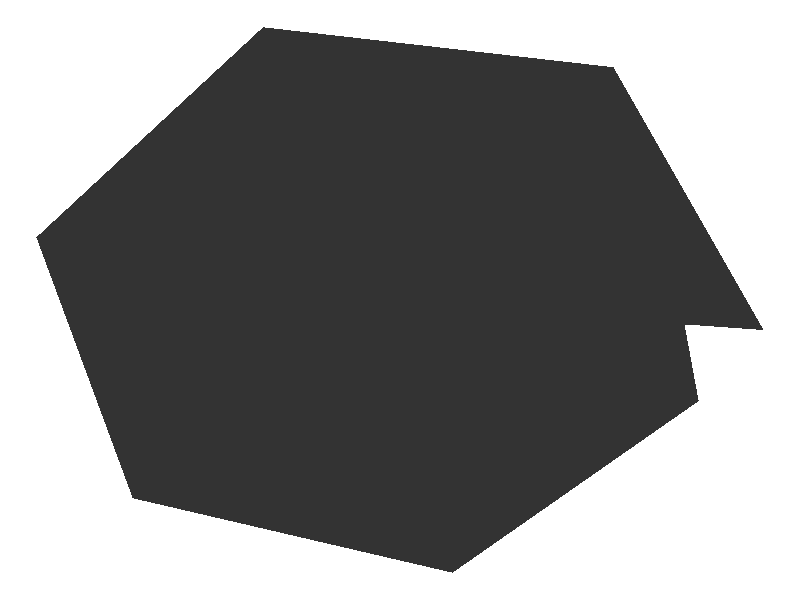
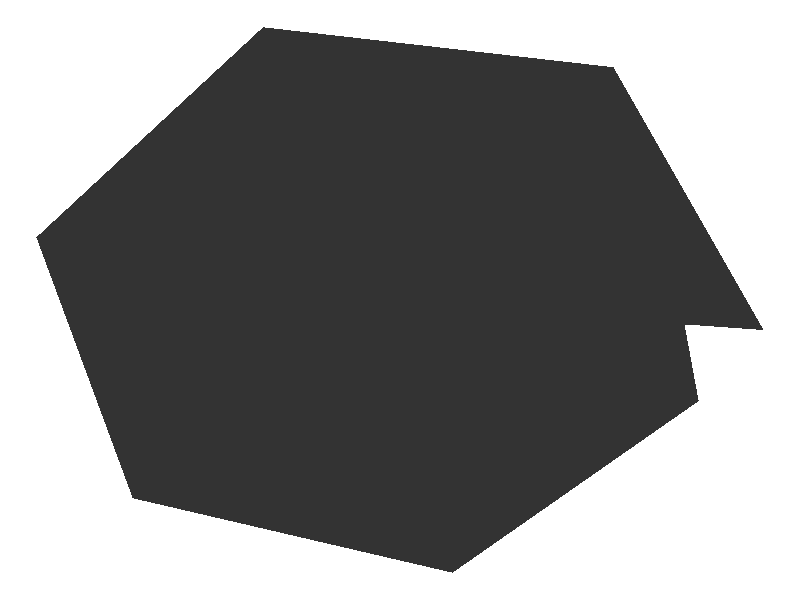
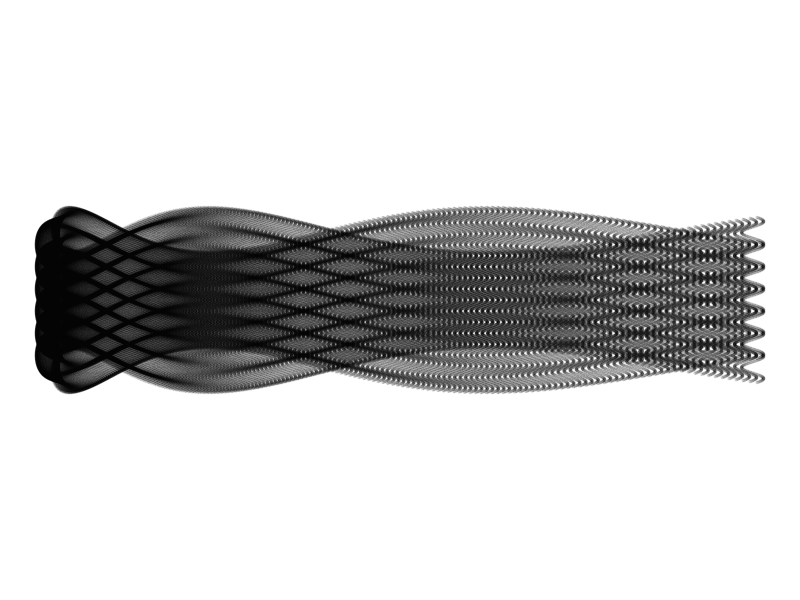
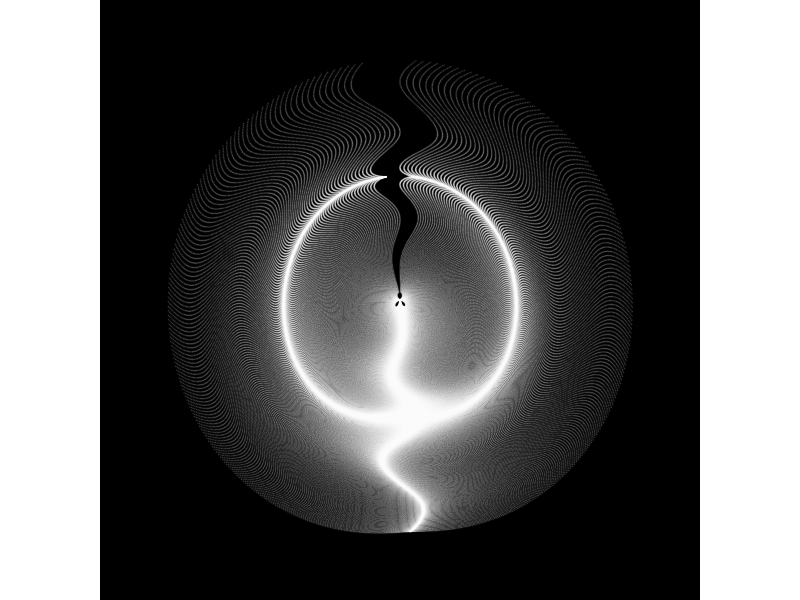

Here is the R script that generated these plots, in order:
## ---- chunk 1
library(tidyverse)

df <- data.frame(x=0, y=0)
for (i in 2:500){
  df[i,1] <- df[i-1,1]+((0.98)^i)*cos(i)
  df[i,2] <- df[i-1,2]+((0.98)^i)*sin(i)   
}
ggplot(df, aes(x,y)) + 
  geom_polygon()+
  theme_void()
## ---- chunk 2
library(tidyverse)
df <- data.frame(x=0, y=0)
for (i in 2:500){
  df[i,1] <- df[i-1,1]+((0.98)^i)*cos(i)
  df[i,2] <- df[i-1,2]+((0.98)^i)*sin(i)   
}
ggplot(df, aes(x,y)) + 
  geom_polygon()+
  theme_void()
## ---- chunk 3
library(tidyverse)
seq(from=-10, to=10, by = 0.05) %>%
  expand.grid(x=., y=.) %>%
  ggplot(aes(x=(x^2+pi*cos(y)^2), y=(y+pi*sin(x)))) +
  geom_point(alpha=.1, shape=20, size=1, color="black")+
  theme_void() + coord_fixed()
## ---- chunk 4
library(tidyverse)
seq(-3,3,by=.01) %>%
  expand.grid(x=., y=.) %>%
  ggplot(aes(x=(x^3-sin(y^2)), y=(y^3-cos(x^2)))) +
  geom_point(alpha=.1, shape=20, size=0, color="white")+
  theme_void()+
  coord_fixed()+
  theme(panel.background = element_rect(fill="black"))+
  coord_polar()
